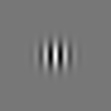

The Python source for this figure:
import cv2
import numpy as np
import matplotlib.pyplot as plt

# Gabor
K_size = 111
Sigma = 10
Gamma = 1.2
Lambda = 10.
Psi = 0.
angle = 0

d = K_size // 2

gabor = np.zeros((K_size, K_size), dtype=np.float32)

for y in range(K_size):
    for x in range(K_size):
        px = x - d
        py = y - d
        theta = angle / 180. * np.pi
        _x = np.cos(theta) * px + np.sin(theta) * py
        _y = -np.sin(theta) * px + np.cos(theta) * py
        gabor[y, x] = np.exp(-(_x**2 + Gamma**2 * _y**2) / (2 * Sigma**2)) * np.cos(2*np.pi*_x/Lambda + Psi)

gabor /= np.sum(np.abs(gabor))

# Visualize
out = gabor - np.min(gabor)
out /= np.max(out)
out *= 255
out = out.astype(np.uint8)
cv2.imwrite("out.jpg", out)
cv2.imshow("result", out)
cv2.waitKey(0)
